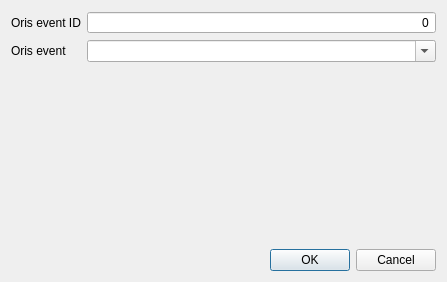
<?xml version="1.0" encoding="UTF-8"?>
<ui version="4.0">
 <class>ChooseOrisEventDialog</class>
 <widget class="QDialog" name="ChooseOrisEventDialog">
  <property name="geometry">
   <rect>
    <x>0</x>
    <y>0</y>
    <width>447</width>
    <height>282</height>
   </rect>
  </property>
  <property name="windowTitle">
   <string>Dialog</string>
  </property>
  <layout class="QVBoxLayout" name="verticalLayout">
   <item>
    <layout class="QFormLayout" name="formLayout">
     <item row="1" column="0">
      <widget class="QLabel" name="label">
       <property name="text">
        <string>Oris event</string>
       </property>
      </widget>
     </item>
     <item row="1" column="1">
      <widget class="QComboBox" name="cbxOrisEvent">
       <property name="editable">
        <bool>true</bool>
       </property>
       <property name="insertPolicy">
        <enum>QComboBox::NoInsert</enum>
       </property>
      </widget>
     </item>
     <item row="0" column="0">
      <widget class="QLabel" name="label_2">
       <property name="text">
        <string>Oris event ID</string>
       </property>
      </widget>
     </item>
     <item row="0" column="1">
      <widget class="QSpinBox" name="edEventId">
       <property name="alignment">
        <set>Qt::AlignRight|Qt::AlignTrailing|Qt::AlignVCenter</set>
       </property>
       <property name="buttonSymbols">
        <enum>QAbstractSpinBox::NoButtons</enum>
       </property>
       <property name="maximum">
        <number>999999999</number>
       </property>
      </widget>
     </item>
    </layout>
   </item>
   <item>
    <widget class="QDialogButtonBox" name="buttonBox">
     <property name="orientation">
      <enum>Qt::Horizontal</enum>
     </property>
     <property name="standardButtons">
      <set>QDialogButtonBox::Cancel|QDialogButtonBox::Ok</set>
     </property>
    </widget>
   </item>
  </layout>
 </widget>
 <resources/>
 <connections>
  <connection>
   <sender>buttonBox</sender>
   <signal>accepted()</signal>
   <receiver>ChooseOrisEventDialog</receiver>
   <slot>accept()</slot>
   <hints>
    <hint type="sourcelabel">
     <x>248</x>
     <y>254</y>
    </hint>
    <hint type="destinationlabel">
     <x>157</x>
     <y>274</y>
    </hint>
   </hints>
  </connection>
  <connection>
   <sender>buttonBox</sender>
   <signal>rejected()</signal>
   <receiver>ChooseOrisEventDialog</receiver>
   <slot>reject()</slot>
   <hints>
    <hint type="sourcelabel">
     <x>316</x>
     <y>260</y>
    </hint>
    <hint type="destinationlabel">
     <x>286</x>
     <y>274</y>
    </hint>
   </hints>
  </connection>
 </connections>
</ui>
